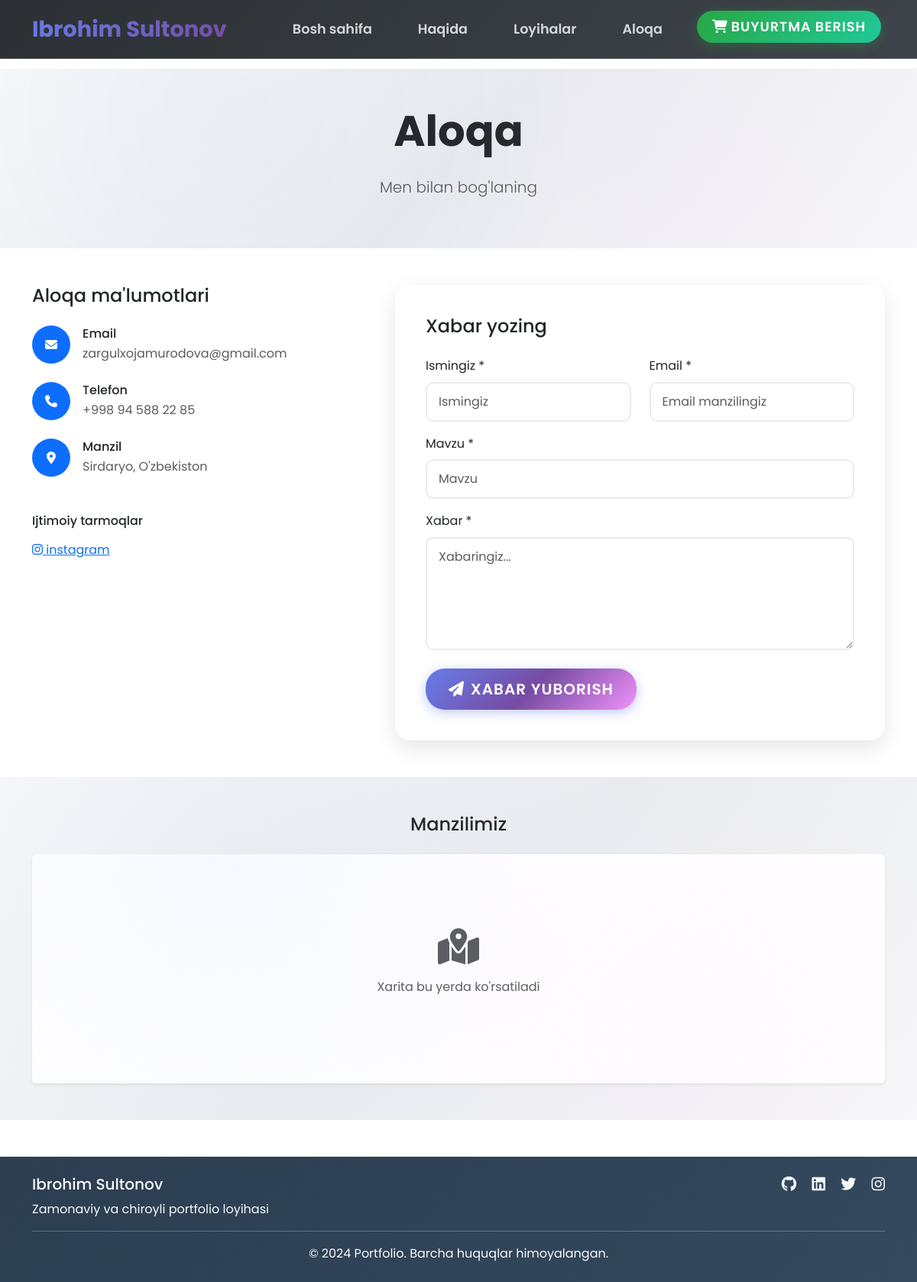
Page /contact/ on the committed database.
### app/models.py (models this page shows, shortened)
class PersonalInfo(models.Model):
    name = models.CharField(max_length=100, verbose_name="Ism")
    title = models.CharField(max_length=200, verbose_name="Lavozim")
    description = models.TextField(verbose_name="Tavsif")
    email = models.EmailField(verbose_name="Email")
    phone = models.CharField(max_length=20, verbose_name="Telefon")
    location = models.CharField(max_length=100, verbose_name="Manzil")
    github = models.URLField(blank=True, verbose_name="GitHub")
    linkedin = models.URLField(blank=True, verbose_name="LinkedIn")
    twitter = models.URLField(blank=True, verbose_name="Twitter")
    profile_image = models.ImageField(upload_to='profile/', blank=True, verbose_name="Profil rasmi")
    created_at = models.DateTimeField(auto_now_add=True, verbose_name="Yaratilgan vaqti")
    class Meta:
        verbose_name = "Shaxsiy ma'lumot"
        verbose_name_plural = "Shaxsiy ma'lumotlar"

class SocialLink(models.Model):
    personal_info = models.ForeignKey(PersonalInfo, on_delete=models.CASCADE, related_name='social_links', verbose_name="Shaxsiy ma'lumot")
    name = models.CharField(max_length=30, verbose_name="Tarmoq nomi")
    icon = models.CharField(max_length=50, verbose_name="Ikon sinfi (masalan, 'fab fa-telegram')")
    url = models.URLField(verbose_name="Havola")
    order = models.PositiveIntegerField(default=0, verbose_name="Tartib")
    class Meta:
        verbose_name = "Ijtimoiy tarmoq"
        verbose_name_plural = "Ijtimoiy tarmoqlar"
        ordering = ['order']

### app/views.py (the view)
# urls.py: path('contact/', views.contact, name='contact'),
def contact(request):
    if request.method == 'POST':
        form = ContactForm(request.POST)
        if form.is_valid():
            form.save()
            messages.success(request, 'Xabar muvaffaqiyatli yuborildi!')
            return redirect('contact')
    else:
        form = ContactForm()
    try:
        personal_info = PersonalInfo.objects.first()
    except PersonalInfo.DoesNotExist:
        personal_info = None
    context = {
        'form': form,
        'personal_info': personal_info,
    }
    return render(request, 'app/contact.html', context)

### app/forms.py
class ContactForm(forms.ModelForm):
    class Meta:
        model = Contact
        fields = ['name', 'email', 'subject', 'message']
        widgets = {
            'name': forms.TextInput(attrs={
                'class': 'form-control',
                'placeholder': 'Ismingiz'
            }),
            'email': forms.EmailInput(attrs={
                'class': 'form-control',
                'placeholder': 'Email manzilingiz'
            }),
            'subject': forms.TextInput(attrs={
                'class': 'form-control',
                'placeholder': 'Mavzu'
            }),
            'message': forms.Textarea(attrs={
                'class': 'form-control',
                'rows': 5,
                'placeholder': 'Xabaringiz...'
            }),
        }

### templates/app/contact.html (shortened to what this page needs)
{% extends 'app/base.html' %}
{% load static %}
{% block content %}
<section class="py-5 bg-light">
    <div class="container">
        <div class="row">
            <div class="col-12 text-center">
                <h1 class="display-4 fw-bold mb-4">Aloqa</h1>
                <p class="lead text-muted">Men bilan bog'laning</p>
            </div>
        </div>
    </div>
</section>
<section class="py-5">
    <div class="container">
        <div class="row">
            <div class="col-lg-5 mb-5">
                <div class="contact-info">
                    <h3 class="h4 mb-4">Aloqa ma'lumotlari</h3>
                    {% if personal_info %}
                    <div class="contact-item mb-4">
                        <div class="d-flex align-items-center">
                            <div class="contact-icon bg-primary text-white rounded-circle d-flex align-items-center justify-content-center me-3" style="width: 50px; height: 50px;">
                                <i class="fas fa-envelope"></i>
                            </div>
                            <div>
                                <h6 class="mb-1">Email</h6>
                                <p class="mb-0 text-muted">{{ personal_info.email }}</p>
                            </div>
                        </div>
                    </div>
                    <div class="contact-item mb-4">
                        <div class="d-flex align-items-center">
                            <div class="contact-icon bg-primary text-white rounded-circle d-flex align-items-center justify-content-center me-3" style="width: 50px; height: 50px;">
                                <i class="fas fa-phone"></i>
                            </div>
                            <div>
                                <h6 class="mb-1">Telefon</h6>
                                <p class="mb-0 text-muted">{{ personal_info.phone }}</p>
                            </div>
                        </div>
                    </div>
                    <div class="contact-item mb-4">
                        <div class="d-flex align-items-center">
                            <div class="contact-icon bg-primary text-white rounded-circle d-flex align-items-center justify-content-center me-3" style="width: 50px; height: 50px;">
                                <i class="fas fa-map-marker-alt"></i>
                            </div>
                            <div>
                                <h6 class="mb-1">Manzil</h6>
                                <p class="mb-0 text-muted">{{ personal_info.location }}</p>
                            </div>
                        </div>
                    </div>
                    {% endif %}
                    <div class="social-links mt-5">
                        <h6 class="mb-3">Ijtimoiy tarmoqlar</h6>
                        <div class="social-grid">
                            {% for link in personal_info.social_links.all %}
                                <a href="{{ link.url }}" class="social-btn social-{{ link.name|lower }}" target="_blank">
                                    <span class="icon"><i class="{{ link.icon }}"></i></span>
                                    <span class="label">{{ link.name }}</span>
                                </a>
                            {% empty %}
                                <span class="text-muted">Ijtimoiy tarmoqlar qo‘shilmagan</span>
                            {% endfor %}
                        </div>
                    </div>
                </div>
            </div>
            <div class="col-lg-7">
                <div class="contact-form">
                    <h3 class="h4 mb-4">Xabar yozing</h3>
                    <form method="post" id="contactForm">
                        <div class="row">
                            <div class="col-md-6 mb-3">
                                <label for="{{ form.name.id_for_label }}" class="form-label">Ismingiz *</label>
                                {{ form.name }}
                            </div>
                            <div class="col-md-6 mb-3">
                                <label for="{{ form.email.id_for_label }}" class="form-label">Email *</label>
                                {{ form.email }}
                            </div>
                        </div>
                        <div class="mb-3">
                            <label for="{{ form.subject.id_for_label }}" class="form-label">Mavzu *</label>
                            {{ form.subject }}
                        </div>
                        <div class="mb-4">
                            <label for="{{ form.message.id_for_label }}" class="form-label">Xabar *</label>
                            {{ form.message }}
                        </div>
                        <button type="submit" class="btn btn-primary btn-lg">
                            <i class="fas fa-paper-plane me-2"></i>Xabar yuborish
                        </button>
                    </form>
                </div>
            </div>
        </div>
    </div>
</section>
<section class="py-5 bg-light">
    <div class="container">
        <div class="row">
            <div class="col-12 text-center">
                <h3 class="h4 mb-4">Manzilimiz</h3>
                <div class="map-placeholder bg-white rounded shadow-sm" style="height: 300px; display: flex; align-items: center; justify-content: center;">
                    <div class="text-center">
                        <i class="fas fa-map-marked-alt fa-3x text-muted mb-3"></i>
                        <p class="text-muted">Xarita bu yerda ko'rsatiladi</p>
                    </div>
                </div>
            </div>
        </div>
    </div>
</section>
{% endblock %}

### static/css/style.css (style rules this page uses)
body { font-family: 'Poppins', sans-serif; line-height: 1.6; padding-top: 70px; }
.btn { border-radius: 25px; padding: 12px 30px; font-weight: 600; transition: all 0.4s cubic-bezier(0.175, 0.885, 0.32, 1.275); position: relative; overflow: hidden; text-transform: uppercase; letter-spacing: 1px; }
.btn::before { content: ''; position: absolute; top: 0; left: -100%; width: 100%; height: 100%; background: linear-gradient(90deg, transparent, rgba(255, 255, 255, 0.3), transparent); transition: left 0.5s; }
.btn-primary { background: linear-gradient(135deg, #667eea 0%, #764ba2 50%, #f093fb 100%); border: none; box-shadow: 0 4px 15px rgba(102, 126, 234, 0.4); color: white; }
section { padding: 60px 0; position: relative; margin-top: 0; }
section.bg-light { background: linear-gradient(135deg, #f8f9fa 0%, #e9ecef 50%, #f8f9fa 100%) !important; }
section.bg-light::before { content: ''; position: absolute; top: 0; left: 0; right: 0; bottom: 0; background: radial-gradient(circle at 25% 25%, rgba(102, 126, 234, 0.05) 0%, transparent 50%), radial-gradient(circle at 75% 75%, rgba(240, 147, 251, 0.05) 0%, transparent 50%); pointer-events: none; }
.contact-form { background: white; border-radius: 20px; padding: 40px; box-shadow: 0 10px 30px rgba(0, 0, 0, 0.1); }
.form-control { border-radius: 10px; border: 2px solid #e9ecef; padding: 12px 15px; transition: border-color 0.3s ease, box-shadow 0.3s ease; }

### rows in the picture
PersonalInfo: email "zargulxojamurodova@gmail.com", phone "+998 94 588 22 85", location "Sirdaryo, O'zbekiston"
SocialLink: name "instagram"
